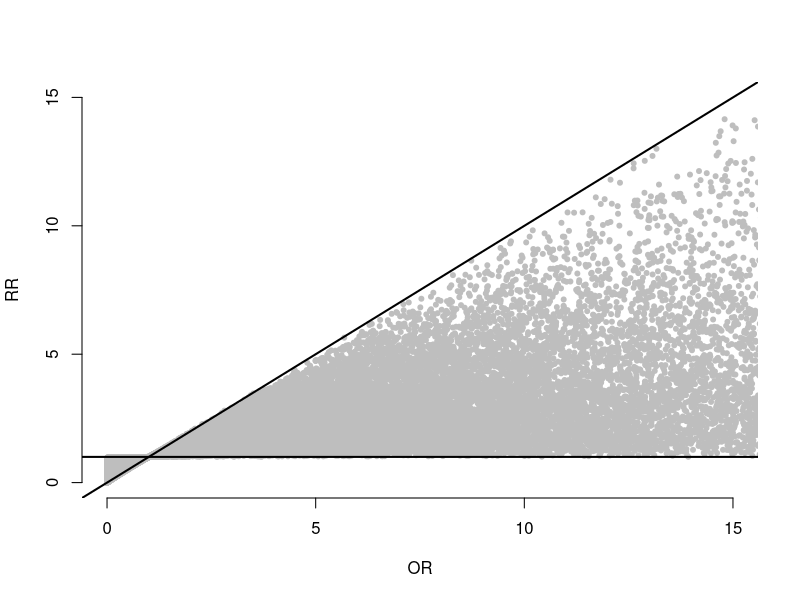
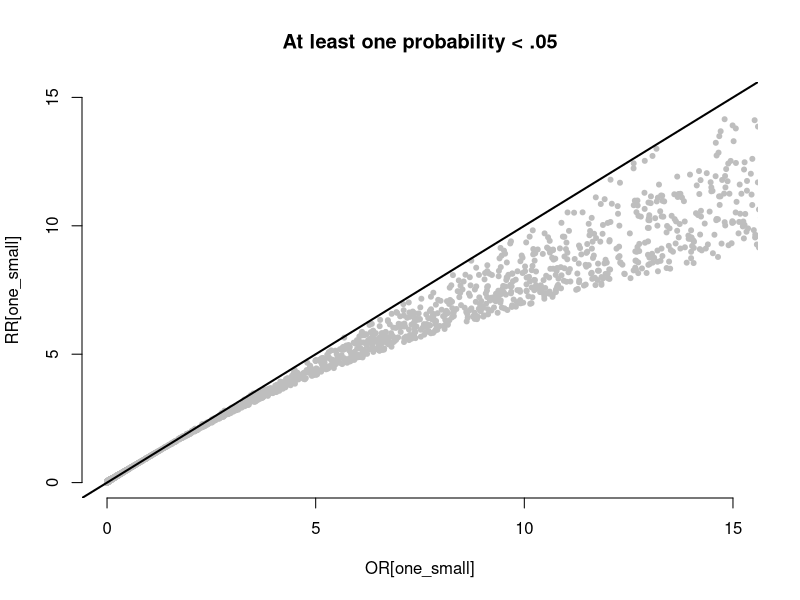
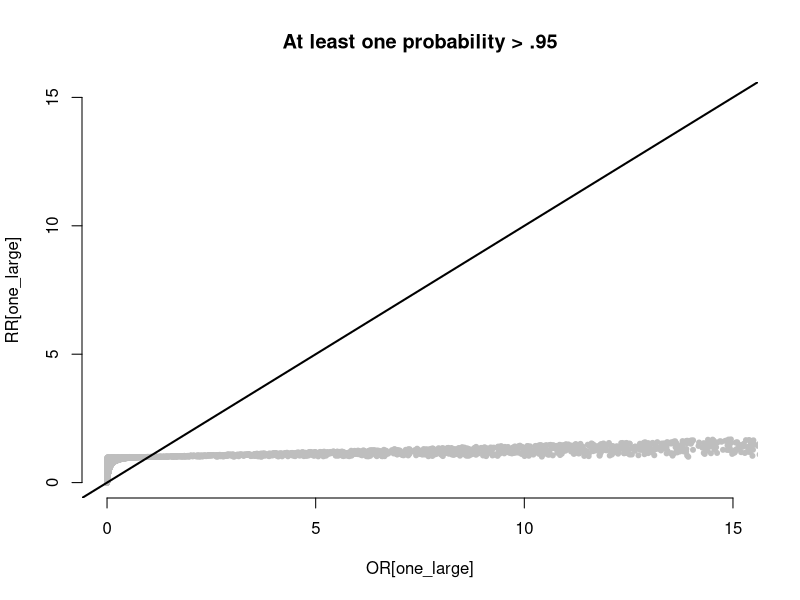
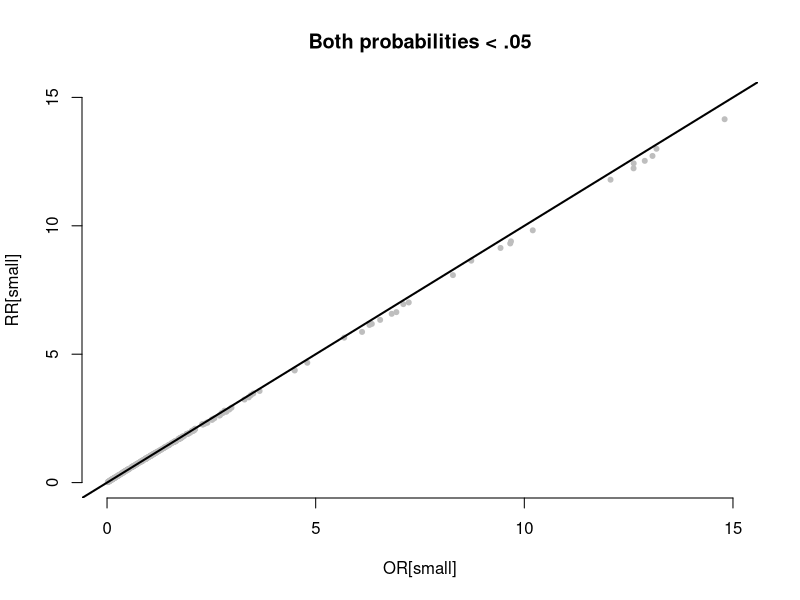

Source code (R) for these figures, in order:
## ---- chunk 1
knitr::opts_chunk$set(echo = TRUE, dev.args=list(bg="transparent"))
## ---- chunk 2
# generate probabilities
probs1 <- runif(100000)
probs2 <- runif(100000)

# calculate RR and OR
RR <- probs1/probs2
OR <- (probs1/(1-probs1))/(probs2/(1-probs2))

plot(OR, RR, xlim=c(0,15), ylim=c(0,15), pch=20, col="grey", bty="n")
abline(0,1, col="black", lwd=2)
abline(1,0, col="black", lwd=2)
## ---- chunk 3
one_small <- probs1 < .05 | probs2 < .05

plot(OR[one_small], RR[one_small], xlim=c(0,15), ylim=c(0,15), pch=20, 
     col="grey", bty="n", main="At least one probability < .05")
abline(0,1, col="black", lwd=2)
## ---- chunk 4
one_large <- probs1 > .95 | probs2 > .95

plot(OR[one_large], RR[one_large], xlim=c(0,15), ylim=c(0,15), pch=20, 
     col="grey", bty="n", main="At least one probability > .95")
abline(0,1, col="black", lwd=2)
## ---- chunk 5
small <- probs1 < .05 & probs2 < .05

plot(OR[small], RR[small], xlim=c(0,15), ylim=c(0,15), pch=20, 
     col="grey", bty="n", main="Both probabilities < .05")
abline(0,1, col="black", lwd=2)
